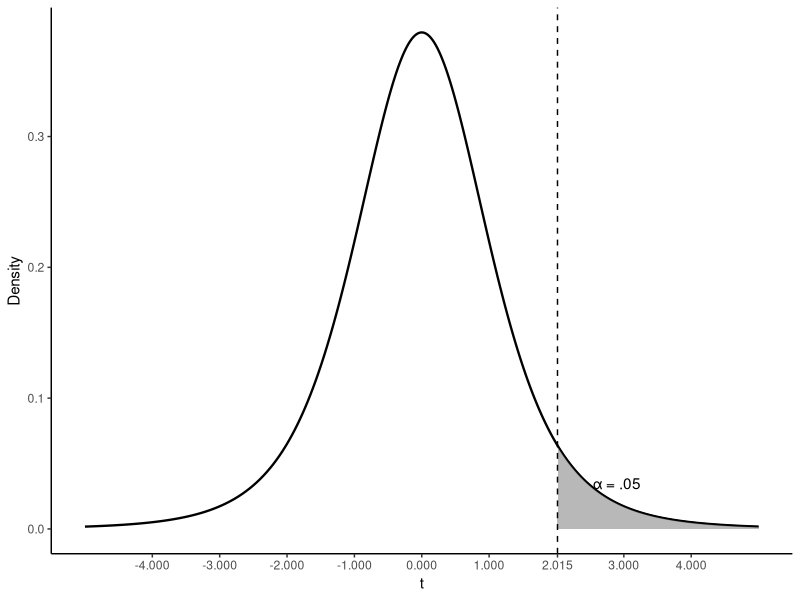

This chart was generated by the following R code:
## ---- chunk 1
#| label: tbl-t-critical
#| echo: false
#| message: false
#| warning: false
#| tbl-cap: "Positive critical values of the t distribution."

library(knitr)
library(kableExtra)

df_values <- c(1:30, 40, 60, 80, 100, 120, Inf)
alpha_values <- c(0.05, 0.01, 0.001)

one_tailed <- sapply(
  alpha_values,
  function(alpha) ifelse(
    is.infinite(df_values),
    qnorm(1 - alpha),
    qt(1 - alpha, df_values)
  )
)

two_tailed <- sapply(
  alpha_values,
  function(alpha) ifelse(
    is.infinite(df_values),
    qnorm(1 - alpha / 2),
    qt(1 - alpha / 2, df_values)
  )
)

t_table <- data.frame(
  df = ifelse(is.infinite(df_values), "∞ (z)", as.character(df_values)),
  round(cbind(one_tailed, two_tailed), 3),
  check.names = FALSE
)

names(t_table) <- c(
  "df",
  rep(c("α = .05", "α = .01", "α = .001"), 2)
)

t_output <- kable(
  t_table,
  booktabs = TRUE,
  align = "ccccccc"
)

t_output <- add_header_above(
  t_output,
  c(" " = 1, "One-Tailed Test" = 3, "Two-Tailed Test" = 3)
)

if (knitr::is_latex_output()) {
  t_output <- kable_styling(
    t_output,
    latex_options = c("hold_position", "repeat_header"),
    font_size = 8
  )
} else {
  t_output <- kable_styling(t_output, full_width = FALSE)
}

t_output
## ---- chunk 2
#| label: fig-t-critical-example
#| echo: false
#| message: false
#| warning: false
#| fig-cap: "Right-tail rejection region for df = 5 and alpha = .05."
#| fig-alt: "t distribution with five degrees of freedom and the right tail beyond 2.015 shaded."
#| fig-height: 2.6
#| fig-width: 6

library(ggplot2)

example_df <- 5
example_alpha <- 0.05
t_critical <- qt(1 - example_alpha, example_df)
t_data <- data.frame(t = seq(-5, 5, length.out = 1600))
t_data$density <- dt(t_data$t, df = example_df)
t_tail <- subset(t_data, t >= t_critical)

ggplot(t_data, aes(x = t, y = density)) +
  geom_line(linewidth = 0.8) +
  geom_area(
    data = t_tail,
    fill = "grey65",
    color = "black",
    alpha = 0.8
  ) +
  geom_vline(xintercept = t_critical, linetype = "dashed") +
  annotate("text", x = 2.9, y = 0.035, label = "α = .05") +
  scale_x_continuous(breaks = c(-4, -3, -2, -1, 0, 1, 2.015, 3, 4)) +
  labs(x = "t", y = "Density") +
  theme_classic(base_size = 11)
